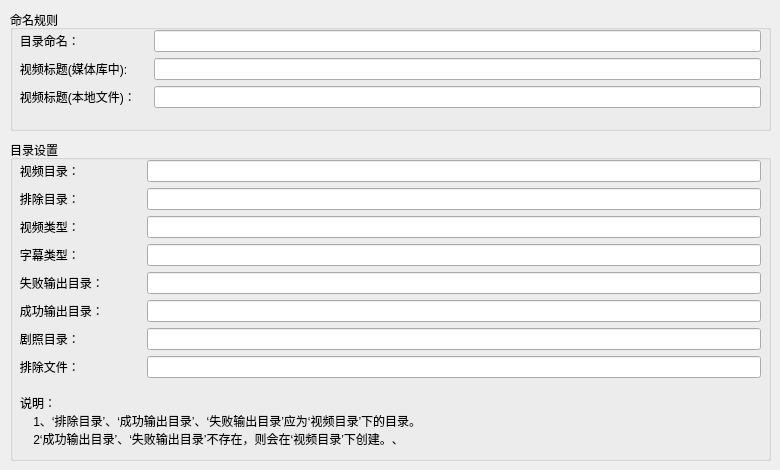
      <widget class="QWidget" name="tab_2">
       <attribute name="title">
        <string>目录设置</string>
       </attribute>
       <widget class="QGroupBox" name="groupBox_8">
        <property name="geometry">
         <rect>
          <x>10</x>
          <y>10</y>
          <width>761</width>
          <height>121</height>
         </rect>
        </property>
        <property name="title">
         <string>命名规则</string>
        </property>
        <widget class="QWidget" name="formLayoutWidget_4">
         <property name="geometry">
          <rect>
           <x>0</x>
           <y>20</y>
           <width>751</width>
           <height>140</height>
          </rect>
         </property>
         <layout class="QFormLayout" name="formLayout_6">
          <item row="0" column="0">
           <widget class="QLabel" name="label_43">
            <property name="text">
             <string>   目录命名：             </string>
            </property>
           </widget>
          </item>
          <item row="0" column="1">
           <widget class="QLineEdit" name="lineEdit_dir_name"/>
          </item>
          <item row="1" column="0">
           <widget class="QLabel" name="label_44">
            <property name="text">
             <string>   视频标题(媒体库中):      </string>
            </property>
           </widget>
          </item>
          <item row="1" column="1">
           <widget class="QLineEdit" name="lineEdit_media_name"/>
          </item>
          <item row="2" column="0">
           <widget class="QLabel" name="label_45">
            <property name="text">
             <string>   视频标题(本地文件)：   </string>
            </property>
           </widget>
          </item>
          <item row="2" column="1">
           <widget class="QLineEdit" name="lineEdit_local_name"/>
          </item>
         </layout>
        </widget>
       </widget>
       <widget class="QGroupBox" name="groupBox_16">
        <property name="geometry">
         <rect>
          <x>10</x>
          <y>140</y>
          <width>761</width>
          <height>321</height>
         </rect>
        </property>
        <property name="title">
         <string>目录设置</string>
        </property>
        <widget class="QWidget" name="formLayoutWidget_5">
         <property name="geometry">
          <rect>
           <x>0</x>
           <y>20</y>
           <width>751</width>
           <height>222</height>
          </rect>
         </property>
         <layout class="QFormLayout" name="formLayout_2">
          <item row="0" column="0">
           <widget class="QLabel" name="label_49">
            <property name="text">
             <string>   视频目录：</string>
            </property>
           </widget>
          </item>
          <item row="0" column="1">
           <widget class="QLineEdit" name="lineEdit_movie_path"/>
          </item>
          <item row="1" column="0">
           <widget class="QLabel" name="label_48">
            <property name="text">
             <string>   排除目录：</string>
            </property>
           </widget>
          </item>
          <item row="1" column="1">
           <widget class="QLineEdit" name="lineEdit_escape_dir"/>
          </item>
          <item row="2" column="0">
           <widget class="QLabel" name="label_40">
            <property name="text">
             <string>   视频类型：              </string>
            </property>
           </widget>
          </item>
          <item row="2" column="1">
           <widget class="QLineEdit" name="lineEdit_movie_type"/>
          </item>
          <item row="3" column="0">
           <widget class="QLabel" name="label_42">
            <property name="text">
             <string>   字幕类型：             </string>
            </property>
           </widget>
          </item>
          <item row="3" column="1">
           <widget class="QLineEdit" name="lineEdit_sub_type"/>
          </item>
          <item row="4" column="0">
           <widget class="QLabel" name="label_46">
            <property name="text">
             <string>   失败输出目录：           </string>
            </property>
           </widget>
          </item>
          <item row="4" column="1">
           <widget class="QLineEdit" name="lineEdit_fail"/>
          </item>
          <item row="5" column="0">
           <widget class="QLabel" name="label_47">
            <property name="frameShape">
             <enum>QFrame::NoFrame</enum>
            </property>
            <property name="text">
             <string>   成功输出目录：         </string>
            </property>
           </widget>
          </item>
          <item row="5" column="1">
           <widget class="QLineEdit" name="lineEdit_success"/>
          </item>
          <item row="6" column="0">
           <widget class="QLabel" name="label_50">
            <property name="frameShape">
             <enum>QFrame::NoFrame</enum>
            </property>
            <property name="text">
             <string>   剧照目录：         </string>
            </property>
           </widget>
          </item>
          <item row="6" column="1">
           <widget class="QLineEdit" name="lineEdit_extrafanart_dir"/>
          </item>
          <item row="7" column="0">
           <widget class="QLabel" name="label_51">
            <property name="frameShape">
             <enum>QFrame::NoFrame</enum>
            </property>
            <property name="text">
             <string>   排除文件：       </string>
            </property>
           </widget>
          </item>
          <item row="7" column="1">
           <widget class="QLineEdit" name="lineEdit_exclude"/>
          </item>
         </layout>
        </widget>
        <widget class="QLabel" name="label_7">
         <property name="geometry">
          <rect>
           <x>10</x>
           <y>250</y>
           <width>731</width>
           <height>61</height>
          </rect>
         </property>
         <property name="text">
          <string>说明：
    1、‘排除目录’、‘成功输出目录’、‘失败输出目录’应为‘视频目录’下的目录。
    2‘成功输出目录’、‘失败输出目录’不存在，则会在‘视频目录’下创建。、</string>
         </property>
        </widget>
       </widget>
      </widget>
